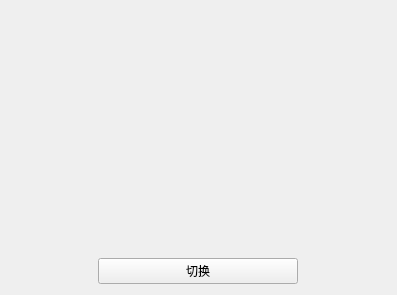
<?xml version="1.0" encoding="UTF-8"?>
<ui version="4.0">
 <class>TTKTransitionAnimationWindow</class>
 <widget class="QMainWindow" name="TTKTransitionAnimationWindow">
  <property name="geometry">
   <rect>
    <x>0</x>
    <y>0</y>
    <width>397</width>
    <height>295</height>
   </rect>
  </property>
  <property name="windowTitle">
   <string>TTKTransitionAnimationLabel</string>
  </property>
  <widget class="QWidget" name="centralWidget">
   <layout class="QVBoxLayout" name="verticalLayout">
    <item>
     <widget class="TTKTransitionAnimationLabel" name="label">
      <property name="text">
       <string/>
      </property>
     </widget>
    </item>
    <item alignment="Qt::AlignHCenter">
     <widget class="QPushButton" name="pushButton">
      <property name="minimumSize">
       <size>
        <width>200</width>
        <height>0</height>
       </size>
      </property>
      <property name="maximumSize">
       <size>
        <width>200</width>
        <height>16777215</height>
       </size>
      </property>
      <property name="text">
       <string>切换</string>
      </property>
     </widget>
    </item>
   </layout>
  </widget>
 </widget>
 <layoutdefault spacing="6" margin="11"/>
 <customwidgets>
  <customwidget>
   <class>TTKTransitionAnimationLabel</class>
   <extends>QLabel</extends>
   <header>ttktransitionanimationlabel.h</header>
  </customwidget>
 </customwidgets>
 <resources/>
 <connections/>
</ui>
